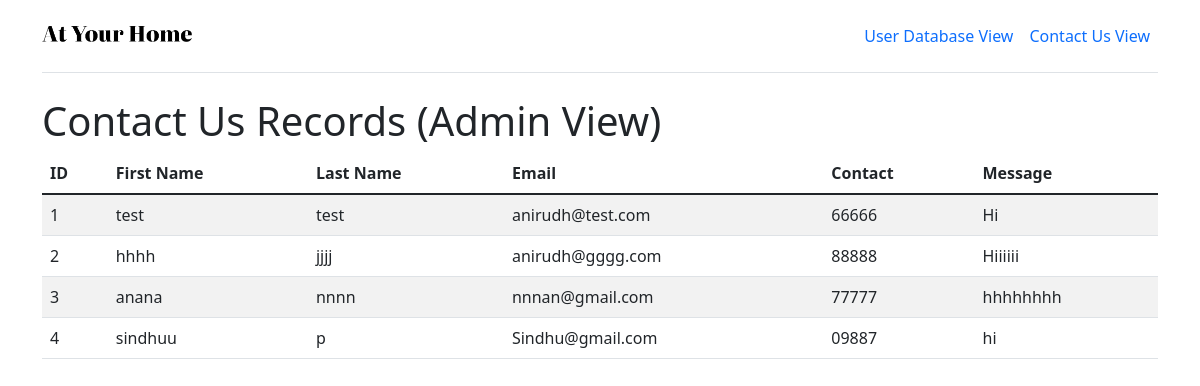
/viewrec_contact, run on an earlier commit of the app's database.
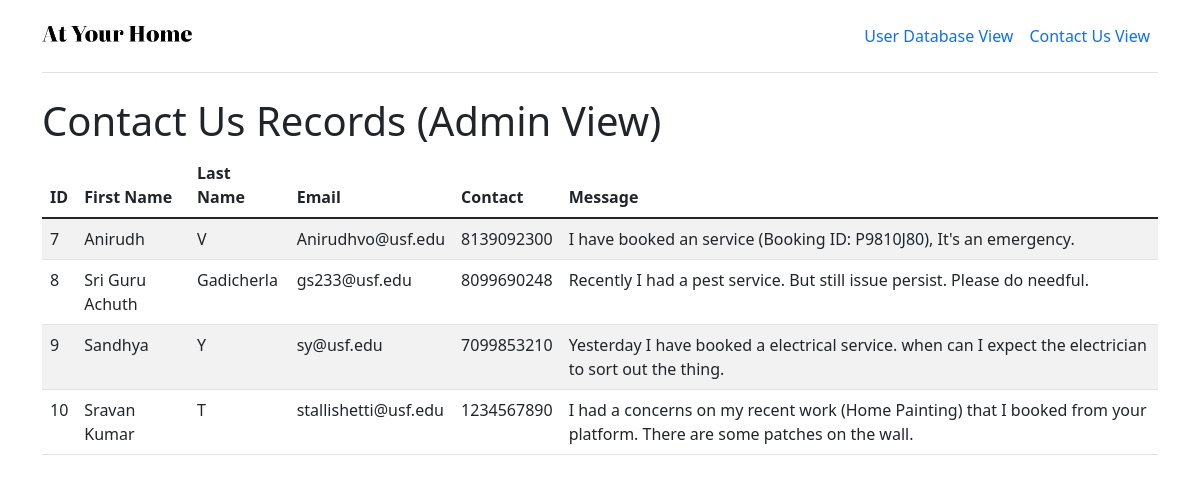
And on a later commit of the database.
### tables this page shows
CREATE TABLE contacts (
        id INTEGER PRIMARY KEY AUTOINCREMENT,
        first_name TEXT NOT NULL,
        last_name TEXT NOT NULL,
        email TEXT NOT NULL,
        contact_number TEXT NOT NULL,
        message TEXT NOT NULL
    );

### app.py (the view)
@app.route('/viewrec_contact', methods=['GET'])
def viewrec_contact():
    try:
        conn = sqlite3.connect('database.db')
        cur = conn.cursor()
        cur.execute('SELECT * FROM contacts')
        rows = cur.fetchall()
        conn.close()
        return render_template('viewrec_contact.html', rows=rows)
    except Exception as e:
        msg = "Internal Server Error : " + str(e)
        return render_template('viewrec-error.html', msg=msg)

### templates/viewrec_contact.html (shortened to what this page needs)
<!DOCTYPE html>
<html>
  <head>
    <link href="https://cdn.jsdelivr.net/npm/bootstrap@5.1.3/dist/css/bootstrap.min.css" rel="stylesheet">
    <link rel="stylesheet" href="https://cdnjs.cloudflare.com/ajax/libs/font-awesome/4.7.0/css/font-awesome.min.css" />
    <link href="https://static.rocketshop.in/css/style-seller.css" rel="stylesheet" />
    <link rel="stylesheet" href="https://code.ionicframework.com/ionicons/2.0.1/css/ionicons.min.css" />
    <link rel="stylesheet" href="https://cdnjs.cloudflare.com/ajax/libs/animate.css/4.1.1/animate.min.css" />
    <link rel="stylesheet" href="https://cdnjs.cloudflare.com/ajax/libs/OwlCarousel2/2.3.4/assets/owl.carousel.min.css">
  </head>
  <body>
    <div class="container">
      <header class="d-flex flex-wrap align-items-center justify-content-center justify-content-md-between py-3 mb-4 border-bottom">
        <div class="col-md-3 mb-2 mb-md-0">
          <a href="/" class="d-inline-flex link-body-emphasis text-decoration-none">
          <img src="{{ url_for('static', filename='img/logo.png') }}" width="150">
          </a>
        </div>
        <ul class="nav col-12 col-md-auto mb-2 justify-content-center mb-md-0">
          <li><a href="/viewrec" class="nav-link px-2">User Database View</a></li>
          <li><a href="/viewrec_contact" class="nav-link px-2">Contact Us View</a></li>
        </ul>
      </header>
    </div>
    <div class="container">
      <h1>Contact Us Records (Admin View)</h1>
      <table class="table table-striped">
        <thead>
          <tr>
            <th>ID</th>
            <th>First Name</th>
            <th>Last Name</th>
            <th>Email</th>
            <th>Contact</th>
            <th>Message</th>
          </tr>
        </thead>
        <tbody>
          {% for row in rows %}
          <tr>
            <td>{{ row[0] }}</td>
            <td>{{ row[1] }}</td>
            <td>{{ row[2] }}</td>
            <td>{{ row[3] }}</td>
            <td>{{ row[4] }}</td>
            <td>{{ row[5] }}</td>
          </tr>
          {% endfor %}
        </tbody>
      </table>
    </div>
  </body>
  </html>

What changed in the data, as far as the page shows it:
removed contacts: id "1", first_name "test", last_name "test", email "anirudh@test.com", contact_number "66666", message "Hi"
removed contacts: id "2", first_name "hhhh", last_name "jjjj", email "anirudh@gggg.com", contact_number "88888", message "Hiiiiii"
removed contacts: id "3", first_name "anana", last_name "nnnn", email "nnnan@gmail.com", contact_number "77777", message "hhhhhhhh"
removed contacts: id "4", first_name "sindhuu", last_name "p", email "Sindhu@gmail.com", contact_number "09887", message "hi"
added contacts: id "7", first_name "Anirudh", last_name "V", email "Anirudhvo@usf.edu", contact_number "8139092300", message "I have booked an service (Booking ID: P9810J80), It's an emergency."
added contacts: id "8", first_name "Sri Guru Achuth", last_name "Gadicherla", email "gs233@usf.edu", contact_number "8099690248", message "Recently I had a pest service. But still issue persist. Please do needful."
added contacts: id "9", first_name "Sandhya", last_name "Y", email "sy@usf.edu", contact_number "7099853210", message "Yesterday I have booked a electrical service. when can I expect the electrician to sort out the thing."
added contacts: id "10", first_name "Sravan Kumar", last_name "T", email "stallishetti@usf.edu", contact_number "1234567890", message "I had a concerns on my recent work (Home Painting) that I booked from your platform. There are some patches on the wall."
